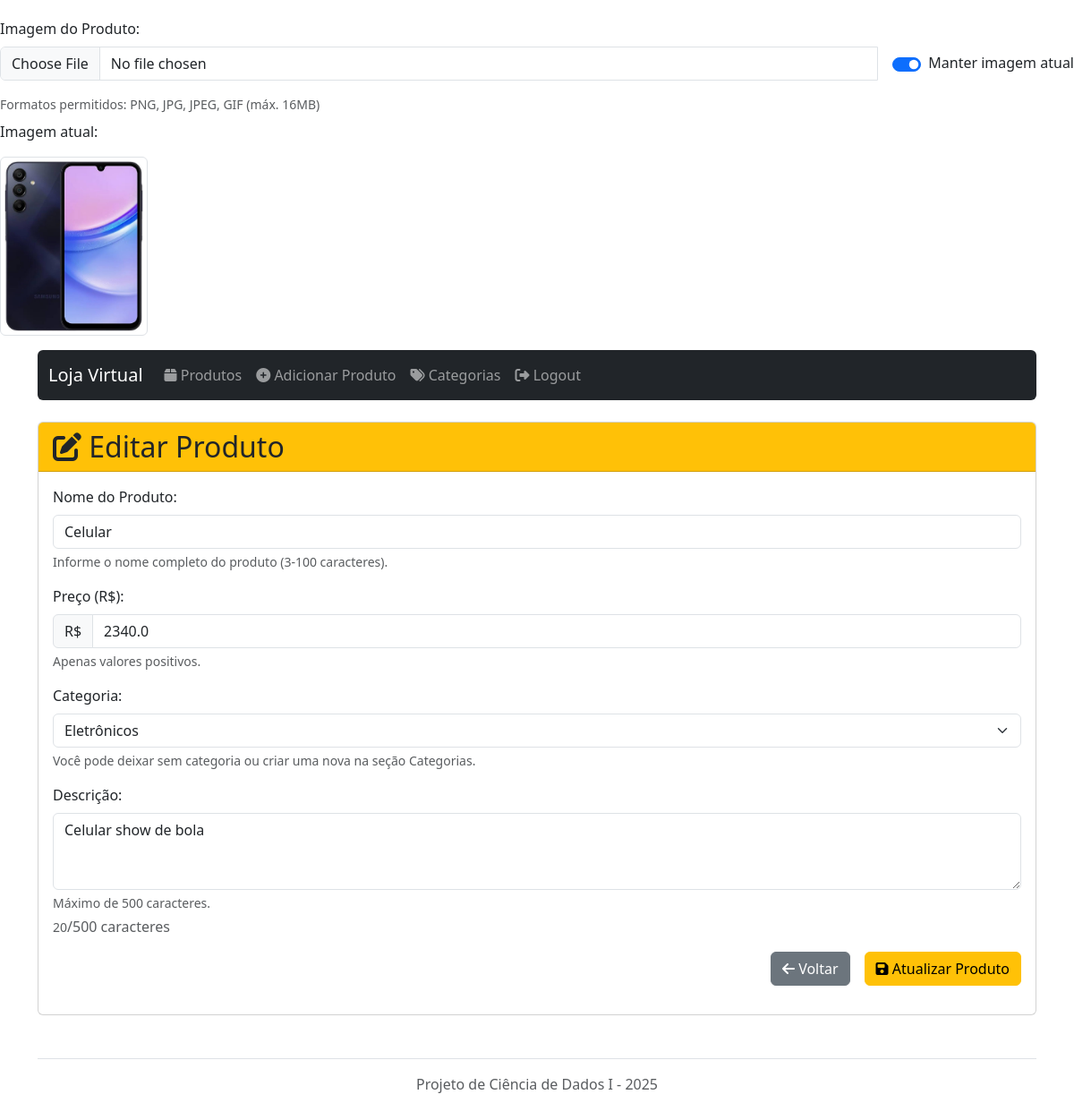
Screenshot of /editar/5 (signed in) with the database file from the repository.
### app.py (models this page shows, shortened)
class Produto(db.Model):
    id = db.Column(db.Integer, primary_key=True)
    nome = db.Column(db.String(100), nullable=False)
    preco = db.Column(db.Float, nullable=False)
    descricao = db.Column(db.Text, nullable=True)
    imagem_nome = db.Column(db.String(255), nullable=True)
    imagem_data = db.Column(db.DateTime, default=datetime.utcnow)
    categoria_id = db.Column(db.Integer, db.ForeignKey('categoria.id'), nullable=True)

class Categoria(db.Model):
    id = db.Column(db.Integer, primary_key=True)
    nome = db.Column(db.String(50), nullable=False, unique=True)
    produtos = db.relationship('Produto', backref='categoria', lazy=True)

### app.py (the view, shortened to what this page needs)
@app.route('/editar/<int:id>', methods=['GET', 'POST'])
@login_required
def editar_produto(id):
    produto = Produto.query.get_or_404(id)
    categorias = Categoria.query.order_by(Categoria.nome).all()
    return render_template('editar.html', produto=produto, categorias=categorias)

### app.py (called while the page is built)
@login_manager.user_loader
def load_user(user_id):
    return User.query.get(int(user_id))

### templates/editar.html (shortened to what this page needs)
<div class="mb-3">
    <label for="imagem" class="form-label">Imagem do Produto:</label>
    <div class="input-group mb-3">
        <input type="file" class="form-control" id="imagem" name="imagem" accept="image/*">
        <div class="form-check form-switch ms-3 d-flex align-items-center">
            <input class="form-check-input" type="checkbox" id="manter_imagem" name="manter_imagem" value="true"
                   {% if produto.imagem_nome %}checked{% endif %}>
            <label class="form-check-label ms-2" for="manter_imagem">
                Manter imagem atual
            </label>
        </div>
    </div>
    <div class="form-text">Formatos permitidos: PNG, JPG, JPEG, GIF (máx. 16MB)</div>
    {% if produto.imagem_nome %}
    <div class="mt-2">
        <p>Imagem atual:</p>
        <img src="{{ url_for('uploaded_file', filename=produto.imagem_nome) }}"
             alt="Imagem do produto"
             class="img-thumbnail"
             style="max-width: 200px; max-height: 200px;">
    </div>
    {% endif %}
</div>{% extends 'base.html' %}
{% block content %}
<div class="card">
<div class="card-header bg-warning">
<h2 class="mb-0"><i class="fas fa-edit"></i> Editar Produto</h2>
</div>
<div class="card-body">
<form method="post" novalidate enctype="multipart/form-data">
<div class="mb-3">
    <label for="nome" class="form-label">Nome do Produto:</label>
    <input type="text" class="form-control" id="nome" name="nome"
           value="{{ produto.nome }}" required minlength="3" maxlength="100">
    <div class="form-text">Informe o nome completo do produto (3-100 caracteres).</div>
</div>
<div class="mb-3">
    <label for="preco" class="form-label">Preço (R$):</label>
    <div class="input-group">
        <span class="input-group-text">R$</span>
        <input type="number" class="form-control" id="preco" name="preco"
               step="0.01" min="0" value="{{ produto.preco }}" required>
    </div>
    <div class="form-text">Apenas valores positivos.</div>
</div>
<div class="mb-3">
    <label for="categoria_id" class="form-label">Categoria:</label>
    <select class="form-select" id="categoria_id" name="categoria_id">
        {% for categoria in categorias %}
            <option value="{{ categoria.id }}"
                {% if produto.categoria_id == categoria.id %}selected{% endif %}>
                {{ categoria.nome }}
            </option>
        {% endfor %}
    </select>
    <div class="form-text">Você pode deixar sem categoria ou criar uma nova na seção Categorias.</div>
</div>
<div class="mb-3">
    <label for="descricao" class="form-label">Descrição:</label>
    <textarea class="form-control" id="descricao" name="descricao"
              rows="3" maxlength="500">{{ produto.descricao }}</textarea>
    <div class="form-text">Máximo de 500 caracteres.</div>
    <div class="char-counter text-muted mt-1">
        <small id="descricao-counter">{{ produto.descricao|length }}</small>/500 caracteres
    </div>
</div>
<div class="d-grid gap-2 d-md-flex justify-content-md-end">
    <a href="{{ url_for('listar_produtos') }}" class="btn btn-secondary me-md-2">
        <i class="fas fa-arrow-left"></i> Voltar
    </a>
    <button type="submit" class="btn btn-warning">
        <i class="fas fa-save"></i> Atualizar Produto
    </button>
</div>
</form>
</div>
</div>
{% endblock %}

### templates/base.html (style rules this page uses)
body { padding-top: 20px; padding-bottom: 20px; }

### rows the page displays
Produto: imagem_nome "☑", imagem_nome (picture), nome "Celular", preco "2340.0", categoria_id "Eletrônicos", descricao "Celular show de bola"

### other values shown
{{ produto.descricao|length }} "20"
